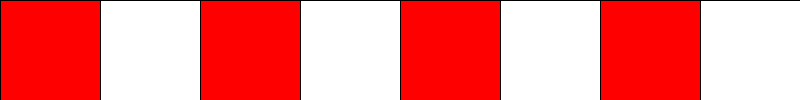
Frame 1 (no input)
Frame 60 (the mouse pressed at the canvas centre just before this capture): identical to frame 1, image omitted
Frame 120 (the mouse held since frame 60 and released just before this capture): identical to frame 1, image omitted

The Processing sketch that drew this single still picture (run headless with seeded random() and noise(); from frame 60 on, the mouse is pressed at the canvas centre):

// Processing sketch: red_check_line
// ── red_check_line.pde


void setup(){
  size(800, 100);
}

void draw(){
  background(255);
  
  for (int i = 0; i < width; i += 100){
    if ((i / 100) % 2 == 0){
      fill(255, 0, 0);
    }
    else {
      fill(255);
    }
    rect(i, 0, 100, height);




  }
  
}
